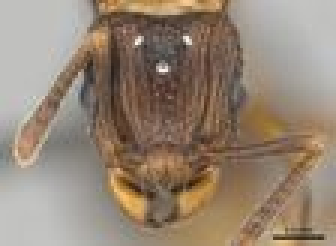
#> input picture antcolor/Tests/AntImages/head5.jpg, 112 x 82 px, found by its file name (shown 3 times larger)
$ python SlicTest.py
#> lines starting #> are read from the running program, lines starting #| are printed output that depends on the picture; after the words box and inside, x2 and y2 are one past the last pixel; in counts of white or black regions, pixels touching at a corner belong together
import matplotlib.pyplot as plt
import numpy as np

from skimage.data import astronaut
from skimage.color import rgb2gray
from skimage.filters import sobel
from skimage.segmentation import felzenszwalb, slic, quickshift, watershed
from skimage.segmentation import mark_boundaries
from skimage.util import img_as_float
from PIL import ImageFile
ImageFile.LOAD_TRUNCATED_IMAGES = True
import cv2
from PIL import ImageEnhance
from PIL import Image

img = Image.open('AntImages\head5.jpg')
#> img is the input picture: PIL image 112x82 RGB; mean R, G, B 149.4, 132.8, 116.3
contrasted = ImageEnhance.Contrast(img).enhance(2)
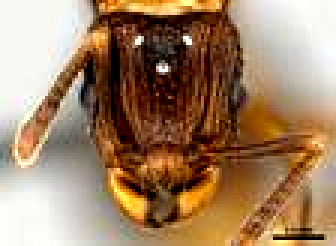
#> contrasted: PIL image 112x82 RGB (shown 3 times larger); mean R, G, B 162.1, 130.4, 101
img = np.array(contrasted)
img = img_as_float(img)
#> img: shape (82, 112, 3) float64
cv2.imshow('c', astronaut())
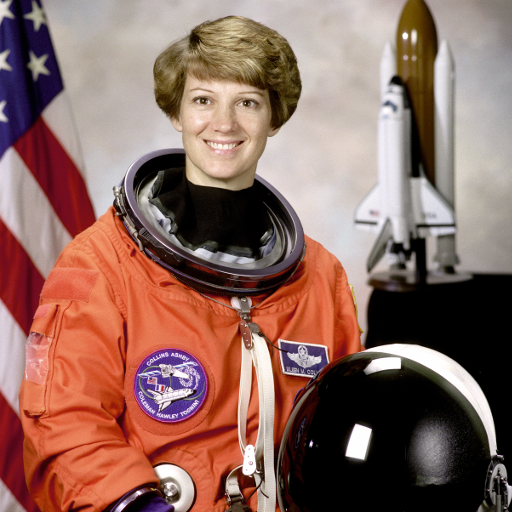
#> input picture skimage.data.astronaut(), 512 x 512 px
cv2.waitKey()
#img = img_as_float(img[::2, ::2])

segments_fz = felzenszwalb(img, scale=200, sigma=1, min_size=100)
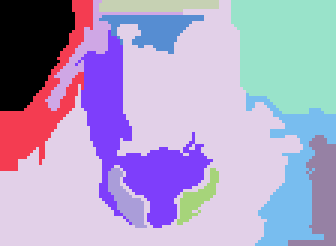
#> segments_fz: shape (82, 112) int64 (shown 3 times larger); 12 distinct labels, from 0 to 11; one colour per label, 0 black
segments_slic = slic(img, n_segments=4, compactness=20, sigma=1)
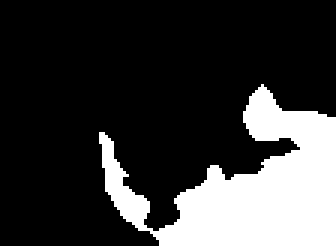
#> segments_slic: shape (82, 112) int64 (shown 3 times larger); values 1 (black) and 2 (white), 22.5% white; 1 white region, box (x1, y1, x2, y2) and area: (33, 28, 112, 82) 2065
segments_quick = quickshift(img, kernel_size=3, max_dist=6, ratio=0.5)
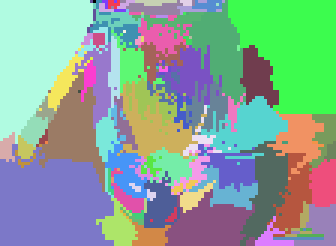
#> segments_quick: shape (82, 112) int64 (shown 3 times larger); 104 distinct labels, from 0 to 103; one colour per label, 0 black
gradient = sobel(rgb2gray(img))
segments_watershed = watershed(gradient, markers=50, compactness=0.0001) #0.001
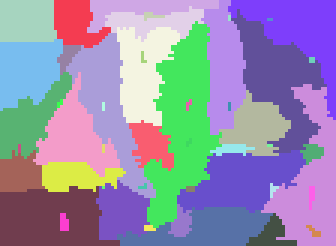
#> segments_watershed: shape (82, 112) int64 (shown 3 times larger); 48 distinct labels, from 1 to 48; one colour per label, 0 black

print("Felzenszwalb number of segments: {}".format(len(np.unique(segments_fz))))
#| Felzenszwalb number of segments: 12
print('SLIC number of segments: {}'.format(len(np.unique(segments_slic))))
#| SLIC number of segments: 2
print('Quickshift number of segments: {}'.format(len(np.unique(segments_quick))))
#| Quickshift number of segments: 104

fig, ax = plt.subplots(2, 2, figsize=(10, 10), sharex=True, sharey=True)

ax[0, 0].imshow(mark_boundaries(img, segments_fz))
ax[0, 0].set_title("Felzenszwalbs's method")
ax[0, 1].imshow(mark_boundaries(img, segments_slic))
ax[0, 1].set_title('SLIC')
ax[1, 0].imshow(mark_boundaries(img, segments_quick))
ax[1, 0].set_title('Quickshift')
ax[1, 1].imshow(mark_boundaries(img, segments_watershed))
ax[1, 1].set_title('Compact watershed')

for a in ax.ravel():
    a.set_axis_off()

plt.tight_layout()
plt.show()
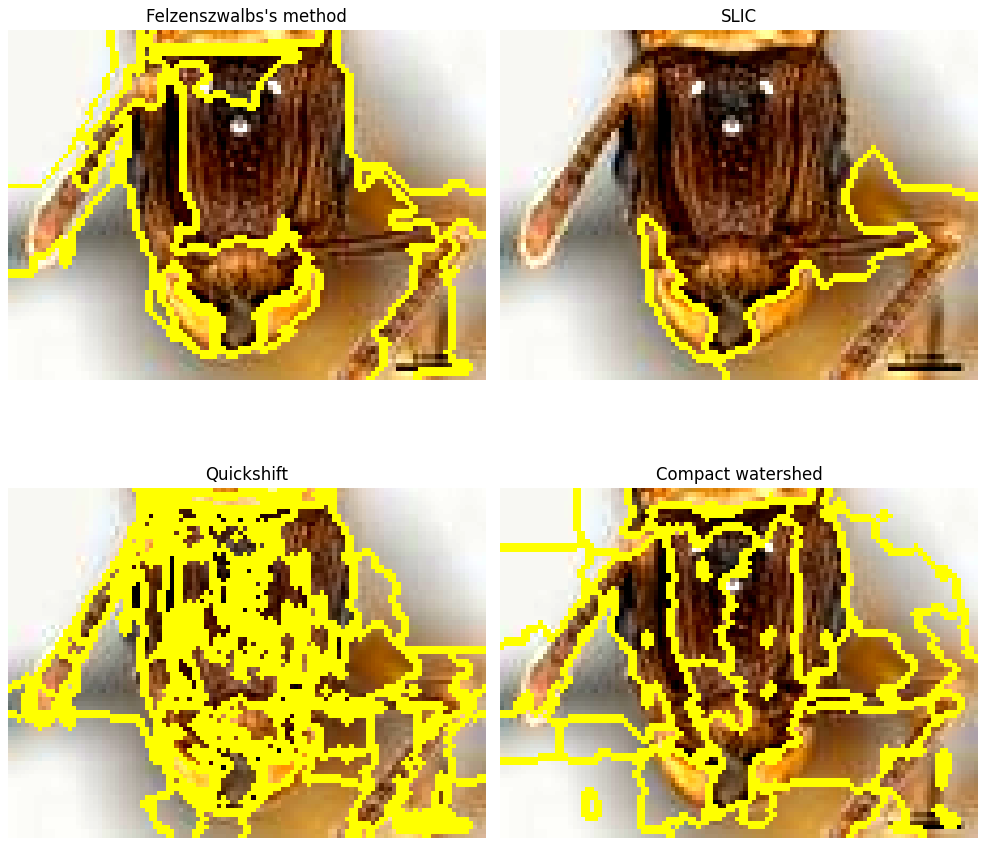
#> figure drawn by matplotlib, 4 panels

$ run again, with antcolor/Tests/AntImages/head1.jpg copied over antcolor/Tests/AntImages/head5.jpg
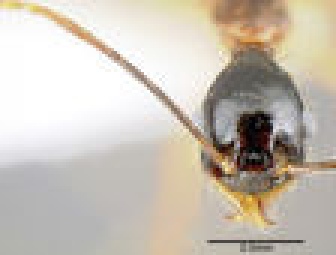
#> input picture antcolor/Tests/AntImages/head1.jpg, 112 x 85 px, found by its file name (shown 3 times larger)
#> img is the input picture: PIL image 112x85 RGB; mean R, G, B 200.4, 192.5, 180.8
#> img: shape (85, 112, 3) float64
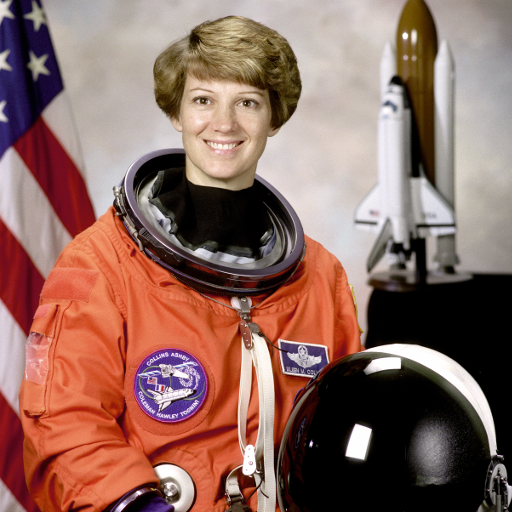
#> input picture skimage.data.astronaut(), 512 x 512 px
#> segments_fz: shape (85, 112) int64; 14 distinct labels, from 0 to 13
#> segments_slic: shape (85, 112) int64; values 1 (black) and 2 (white), 18.3% white; 1 white region, box (x1, y1, x2, y2) and area: (0, 46, 56, 85) 1740
#> segments_quick: shape (85, 112) int64; 195 distinct labels, from 0 to 194
#> segments_watershed: shape (85, 112) int64; 48 distinct labels, from 1 to 48
#| Felzenszwalb number of segments: 14
#| SLIC number of segments: 2
#| Quickshift number of segments: 195
#> `plt.show()`:
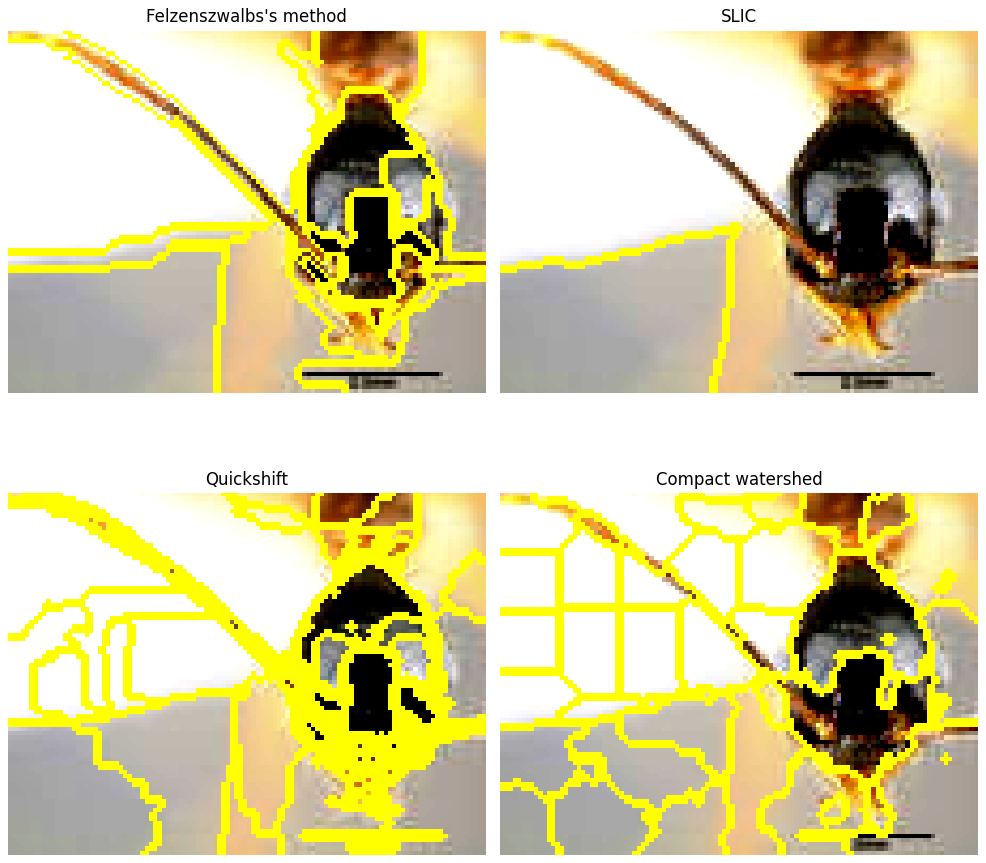
#> figure drawn by matplotlib, 4 panels

$ run again, with antcolor/Tests/AntImages/head2.jpg copied over antcolor/Tests/AntImages/head5.jpg
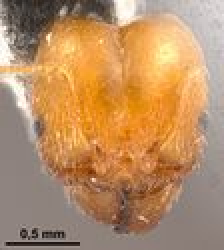
#> input picture antcolor/Tests/AntImages/head2.jpg, 112 x 125 px, found by its file name (shown 2 times larger)
#> img is the input picture: PIL image 112x125 RGB; mean R, G, B 184.4, 142.5, 101.3
#> img: shape (125, 112, 3) float64
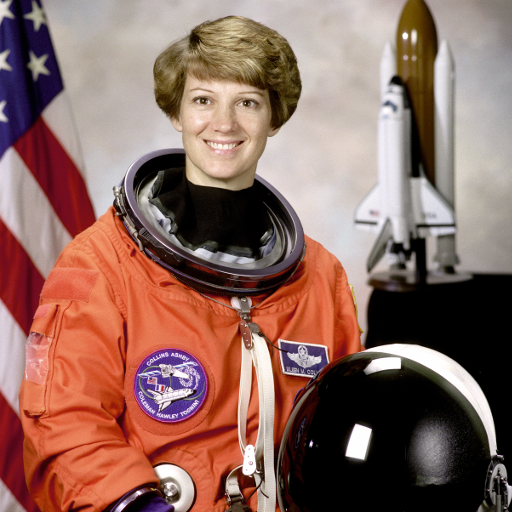
#> input picture skimage.data.astronaut(), 512 x 512 px
#> segments_fz: shape (125, 112) int64; 18 distinct labels, from 0 to 17
#> segments_slic: shape (125, 112) int64; 4 distinct labels, from 1 to 4
#> segments_quick: shape (125, 112) int64; 145 distinct labels, from 0 to 144
#> segments_watershed: shape (125, 112) int64; 49 distinct labels, from 1 to 49
#| Felzenszwalb number of segments: 18
#| SLIC number of segments: 4
#| Quickshift number of segments: 145
#> `plt.show()`:
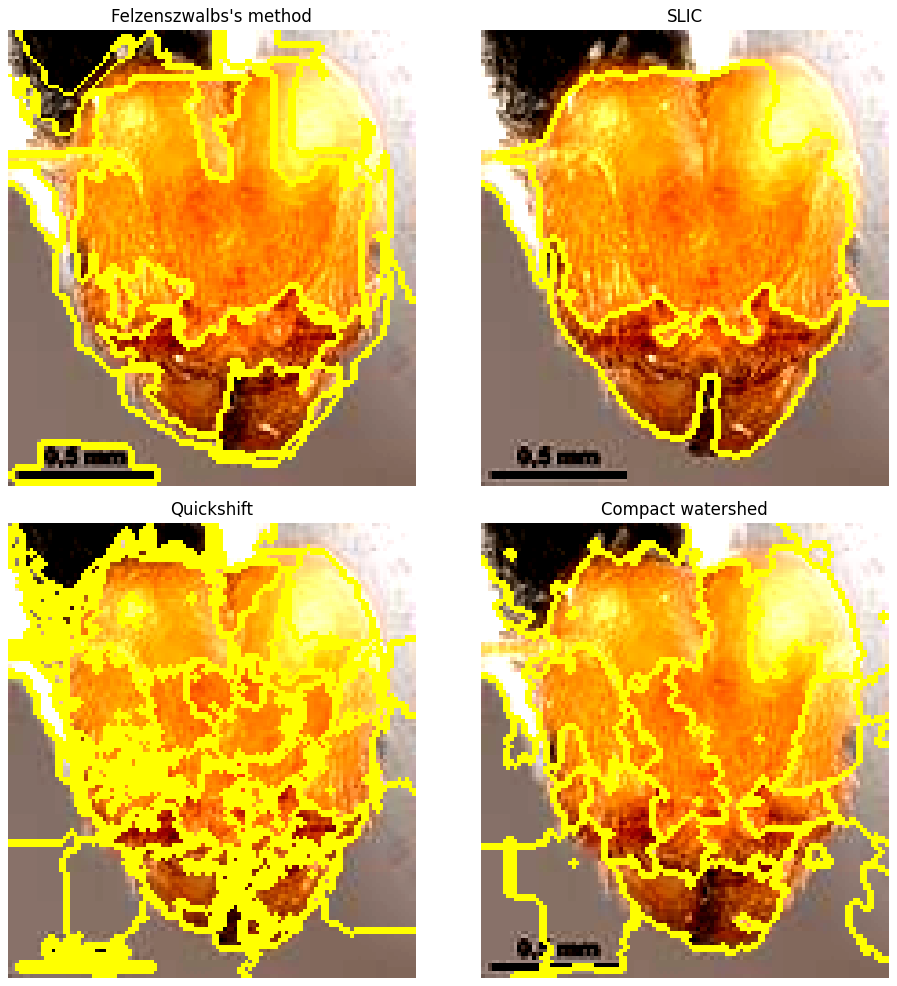
#> figure drawn by matplotlib, 4 panels

$ run again, with antcolor/Tests/AntImages/head3.jpg copied over antcolor/Tests/AntImages/head5.jpg
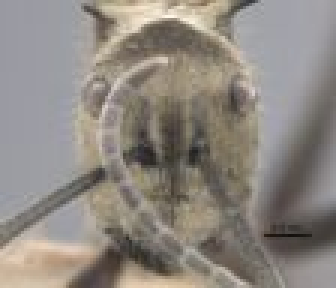
#> input picture antcolor/Tests/AntImages/head3.jpg, 112 x 96 px, found by its file name (shown 3 times larger)
#> img is the input picture: PIL image 112x96 RGB; mean R, G, B 142.1, 135.8, 129
#> img: shape (96, 112, 3) float64
#> segments_fz: shape (96, 112) int64; 19 distinct labels, from 0 to 18
#> segments_slic: shape (96, 112) int64; 4 distinct labels, from 1 to 4
#> segments_quick: shape (96, 112) int64; 75 distinct labels, from 0 to 74
#> segments_watershed: shape (96, 112) int64; 42 distinct labels, from 1 to 42
#| Felzenszwalb number of segments: 19
#| SLIC number of segments: 4
#| Quickshift number of segments: 75
#> `plt.show()`:
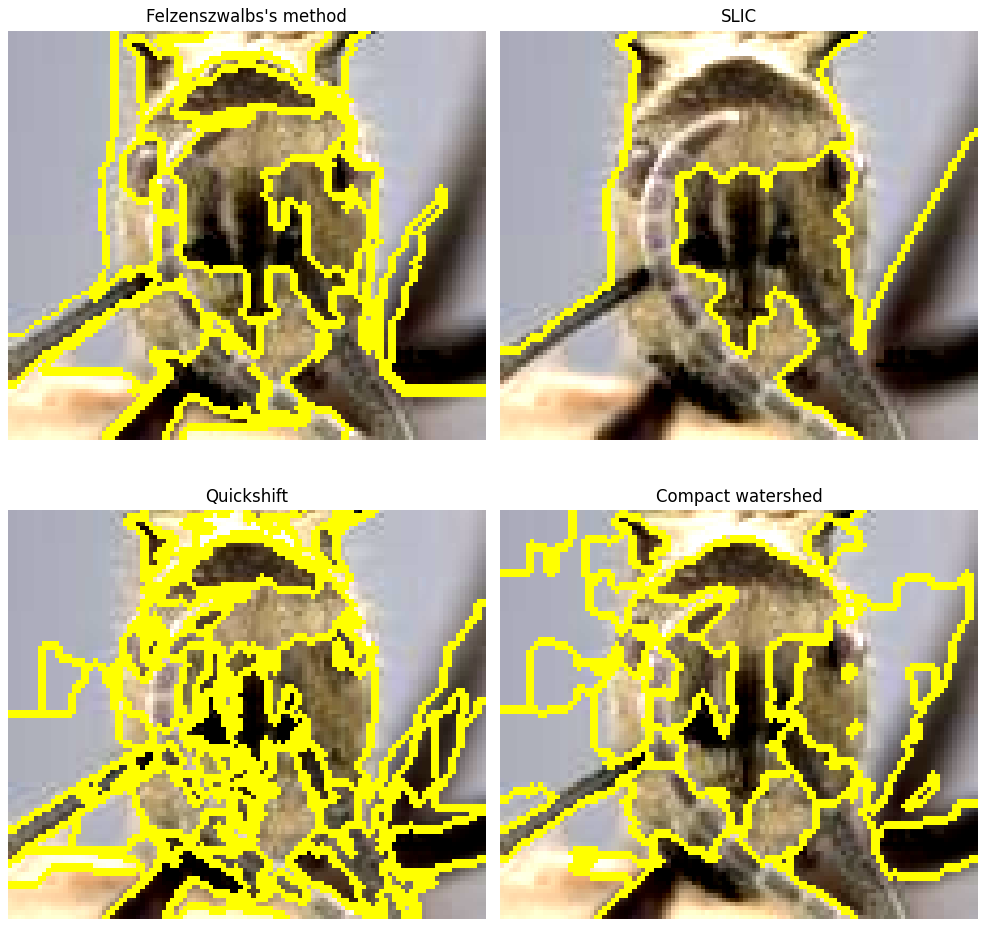
#> figure drawn by matplotlib, 4 panels
